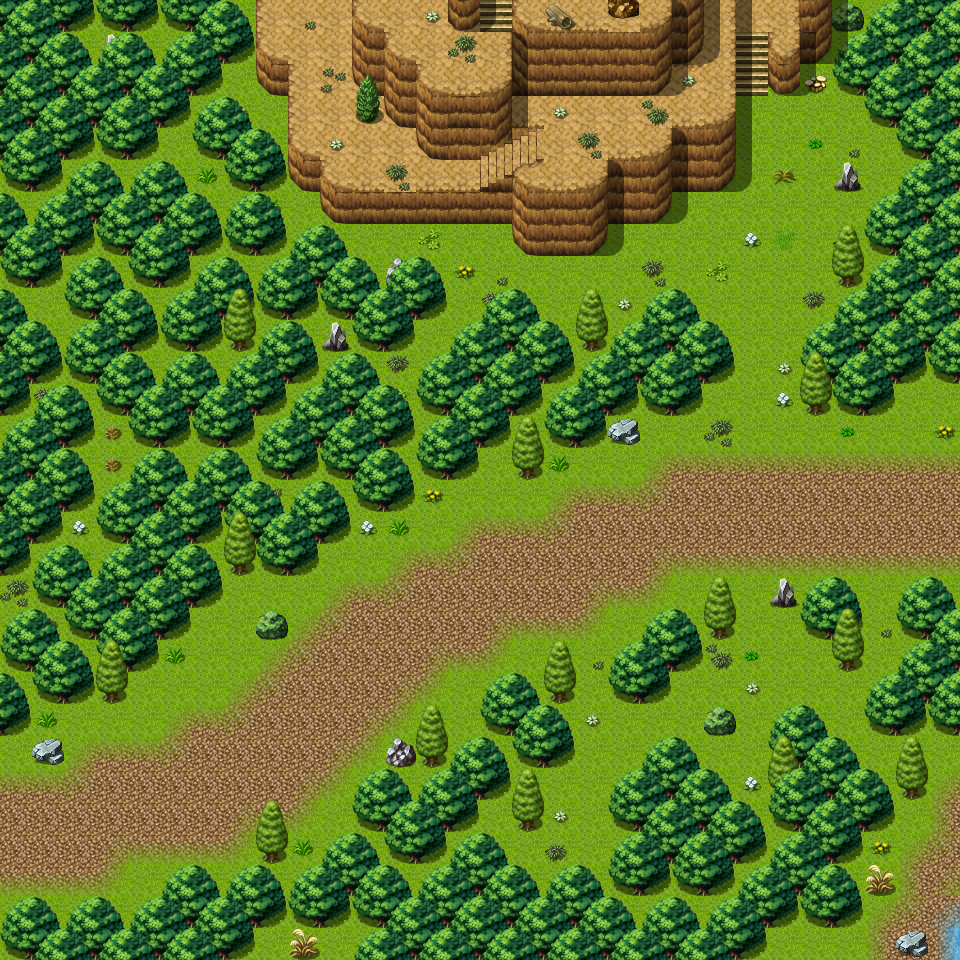

This is a level from a 2D game, rendered from its Tiled map with the project's own tilesets. A one-line summary and the map file follow, with tile-layer data summarised:
An orthogonal 30x30 tile map with 32x32 px tiles, 3 tile layers (Ground, Objects, Above), 6 hidden layers not drawn, 61 tilesets and 24 objects (9x spawn, 5x mapchange, 5x script, 5x replace).

<map version="1.5" tiledversion="1.7.2" orientation="orthogonal" renderorder="right-down" width="30" height="30" tilewidth="32" tileheight="32" infinite="0" nextlayerid="14" nextobjectid="25">
 <properties>
  <property name="outdoors" value="1" />
 </properties>
 <tileset firstgid="1" name="map_bed_1" tilewidth="32" tileheight="32" tilecount="128" columns="16">
  <image source="../drawable/map_bed_1.png" width="512" height="256" />
 </tileset>
 <tileset firstgid="129" name="map_border_1" tilewidth="32" tileheight="32" tilecount="128" columns="16">
  <image source="../drawable/map_border_1.png" width="512" height="256" />
 </tileset>
 <tileset firstgid="257" name="map_bridge_1" tilewidth="32" tileheight="32" tilecount="128" columns="16">
  <image source="../drawable/map_bridge_1.png" width="512" height="256" />
 </tileset>
 <tileset firstgid="385" name="map_bridge_2" tilewidth="32" tileheight="32" tilecount="128" columns="16">
  <image source="../drawable/map_bridge_2.png" width="512" height="256" />
 </tileset>
 <tileset firstgid="513" name="map_broken_1" tilewidth="32" tileheight="32" tilecount="128" columns="16">
  <image source="../drawable/map_broken_1.png" width="512" height="256" />
 </tileset>
 <tileset firstgid="641" name="map_cavewall_1" tilewidth="32" tileheight="32" tilecount="108" columns="18">
  <image source="../drawable/map_cavewall_1.png" width="576" height="192" />
 </tileset>
 <tileset firstgid="749" name="map_cavewall_2" tilewidth="32" tileheight="32" tilecount="108" columns="18">
  <image source="../drawable/map_cavewall_2.png" width="576" height="192" />
 </tileset>
 <tileset firstgid="857" name="map_cavewall_3" tilewidth="32" tileheight="32" tilecount="108" columns="18">
  <image source="../drawable/map_cavewall_3.png" width="576" height="192" />
 </tileset>
 <tileset firstgid="965" name="map_cavewall_4" tilewidth="32" tileheight="32" tilecount="108" columns="18">
  <image source="../drawable/map_cavewall_4.png" width="576" height="192" />
 </tileset>
 <tileset firstgid="1073" name="map_chair_table_1" tilewidth="32" tileheight="32" tilecount="128" columns="16">
  <image source="../drawable/map_chair_table_1.png" width="512" height="256" />
 </tileset>
 <tileset firstgid="1201" name="map_chair_table_2" tilewidth="32" tileheight="32" tilecount="128" columns="16">
  <image source="../drawable/map_chair_table_2.png" width="512" height="256" />
 </tileset>
 <tileset firstgid="1329" name="map_crate_1" tilewidth="32" tileheight="32" tilecount="128" columns="16">
  <image source="../drawable/map_crate_1.png" width="512" height="256" />
 </tileset>
 <tileset firstgid="1457" name="map_cupboard_1" tilewidth="32" tileheight="32" tilecount="128" columns="16">
  <image source="../drawable/map_cupboard_1.png" width="512" height="256" />
 </tileset>
 <tileset firstgid="1585" name="map_curtain_1" tilewidth="32" tileheight="32" tilecount="128" columns="16">
  <image source="../drawable/map_curtain_1.png" width="512" height="256" />
 </tileset>
 <tileset firstgid="1713" name="map_entrance_1" tilewidth="32" tileheight="32" tilecount="128" columns="16">
  <image source="../drawable/map_entrance_1.png" width="512" height="256" />
 </tileset>
 <tileset firstgid="1841" name="map_entrance_2" tilewidth="32" tileheight="32" tilecount="128" columns="16">
  <image source="../drawable/map_entrance_2.png" width="512" height="256" />
 </tileset>
 <tileset firstgid="1969" name="map_fence_1" tilewidth="32" tileheight="32" tilecount="128" columns="16">
  <image source="../drawable/map_fence_1.png" width="512" height="256" />
 </tileset>
 <tileset firstgid="2097" name="map_fence_2" tilewidth="32" tileheight="32" tilecount="128" columns="16">
  <image source="../drawable/map_fence_2.png" width="512" height="256" />
 </tileset>
 <tileset firstgid="2225" name="map_fence_3" tilewidth="32" tileheight="32" tilecount="128" columns="16">
  <image source="../drawable/map_fence_3.png" width="512" height="256" />
 </tileset>
 <tileset firstgid="2353" name="map_fence_4" tilewidth="32" tileheight="32" tilecount="128" columns="16">
  <image source="../drawable/map_fence_4.png" width="512" height="256" />
 </tileset>
 <tileset firstgid="2481" name="map_ground_1" tilewidth="32" tileheight="32" tilecount="128" columns="16">
  <image source="../drawable/map_ground_1.png" width="512" height="256" />
 </tileset>
 <tileset firstgid="2609" name="map_ground_2" tilewidth="32" tileheight="32" tilecount="128" columns="16">
  <image source="../drawable/map_ground_2.png" width="512" height="256" />
 </tileset>
 <tileset firstgid="2737" name="map_ground_3" tilewidth="32" tileheight="32" tilecount="128" columns="16">
  <image source="../drawable/map_ground_3.png" width="512" height="256" />
 </tileset>
 <tileset firstgid="2865" name="map_ground_4" tilewidth="32" tileheight="32" tilecount="128" columns="16">
  <image source="../drawable/map_ground_4.png" width="512" height="256" />
 </tileset>
 <tileset firstgid="2993" name="map_ground_5" tilewidth="32" tileheight="32" tilecount="128" columns="16">
  <image source="../drawable/map_ground_5.png" width="512" height="256" />
 </tileset>
 <tileset firstgid="3121" name="map_ground_6" tilewidth="32" tileheight="32" tilecount="128" columns="16">
  <image source="../drawable/map_ground_6.png" width="512" height="256" />
 </tileset>
 <tileset firstgid="3249" name="map_ground_7" tilewidth="32" tileheight="32" tilecount="128" columns="16">
  <image source="../drawable/map_ground_7.png" width="512" height="256" />
 </tileset>
 <tileset firstgid="3377" name="map_ground_8" tilewidth="32" tileheight="32" tilecount="128" columns="16">
  <image source="../drawable/map_ground_8.png" width="512" height="256" />
 </tileset>
 <tileset firstgid="3505" name="map_house_1" tilewidth="32" tileheight="32" tilecount="128" columns="16">
  <image source="../drawable/map_house_1.png" width="512" height="256" />
 </tileset>
 <tileset firstgid="3633" name="map_house_2" tilewidth="32" tileheight="32" tilecount="128" columns="16">
  <image source="../drawable/map_house_2.png" width="512" height="256" />
 </tileset>
 <tileset firstgid="3761" name="map_indoor_1" tilewidth="32" tileheight="32" tilecount="128" columns="16">
  <image source="../drawable/map_indoor_1.png" width="512" height="256" />
 </tileset>
 <tileset firstgid="3889" name="map_indoor_2" tilewidth="32" tileheight="32" tilecount="128" columns="16">
  <image source="../drawable/map_indoor_2.png" width="512" height="256" />
 </tileset>
 <tileset firstgid="4017" name="map_kitchen_1" tilewidth="32" tileheight="32" tilecount="128" columns="16">
  <image source="../drawable/map_kitchen_1.png" width="512" height="256" />
 </tileset>
 <tileset firstgid="4145" name="map_outdoor_1" tilewidth="32" tileheight="32" tilecount="128" columns="16">
  <image source="../drawable/map_outdoor_1.png" width="512" height="256" />
 </tileset>
 <tileset firstgid="4273" name="map_pillar_1" tilewidth="32" tileheight="32" tilecount="128" columns="16">
  <image source="../drawable/map_pillar_1.png" width="512" height="256" />
 </tileset>
 <tileset firstgid="4401" name="map_pillar_2" tilewidth="32" tileheight="32" tilecount="128" columns="16">
  <image source="../drawable/map_pillar_2.png" width="512" height="256" />
 </tileset>
 <tileset firstgid="4529" name="map_plant_1" tilewidth="32" tileheight="32" tilecount="128" columns="16">
  <image source="../drawable/map_plant_1.png" width="512" height="256" />
 </tileset>
 <tileset firstgid="4657" name="map_plant_2" tilewidth="32" tileheight="32" tilecount="128" columns="16">
  <image source="../drawable/map_plant_2.png" width="512" height="256" />
 </tileset>
 <tileset firstgid="4785" name="map_rock_1" tilewidth="32" tileheight="32" tilecount="128" columns="16">
  <image source="../drawable/map_rock_1.png" width="512" height="256" />
 </tileset>
 <tileset firstgid="4913" name="map_rock_2" tilewidth="32" tileheight="32" tilecount="128" columns="16">
  <image source="../drawable/map_rock_2.png" width="512" height="256" />
 </tileset>
 <tileset firstgid="5041" name="map_roof_1" tilewidth="32" tileheight="32" tilecount="128" columns="16">
  <image source="../drawable/map_roof_1.png" width="512" height="256" />
 </tileset>
 <tileset firstgid="5169" name="map_roof_2" tilewidth="32" tileheight="32" tilecount="128" columns="16">
  <image source="../drawable/map_roof_2.png" width="512" height="256" />
 </tileset>
 <tileset firstgid="5297" name="map_roof_3" tilewidth="32" tileheight="32" tilecount="128" columns="16">
  <image source="../drawable/map_roof_3.png" width="512" height="256" />
 </tileset>
 <tileset firstgid="5425" name="map_shop_1" tilewidth="32" tileheight="32" tilecount="128" columns="16">
  <image source="../drawable/map_shop_1.png" width="512" height="256" />
 </tileset>
 <tileset firstgid="5553" name="map_sign_ladder_1" tilewidth="32" tileheight="32" tilecount="128" columns="16">
  <image source="../drawable/map_sign_ladder_1.png" width="512" height="256" />
 </tileset>
 <tileset firstgid="5681" name="map_table_1" tilewidth="32" tileheight="32" tilecount="128" columns="16">
  <image source="../drawable/map_table_1.png" width="512" height="256" />
 </tileset>
 <tileset firstgid="5809" name="map_trail_1" tilewidth="32" tileheight="32" tilecount="128" columns="16">
  <image source="../drawable/map_trail_1.png" width="512" height="256" />
 </tileset>
 <tileset firstgid="5937" name="map_transition_1" tilewidth="32" tileheight="32" tilecount="128" columns="16">
  <image source="../drawable/map_transition_1.png" width="512" height="256" />
 </tileset>
 <tileset firstgid="6065" name="map_transition_2" tilewidth="32" tileheight="32" tilecount="128" columns="16">
  <image source="../drawable/map_transition_2.png" width="512" height="256" />
 </tileset>
 <tileset firstgid="6193" name="map_transition_3" tilewidth="32" tileheight="32" tilecount="128" columns="16">
  <image source="../drawable/map_transition_3.png" width="512" height="256" />
 </tileset>
 <tileset firstgid="6321" name="map_transition_4" tilewidth="32" tileheight="32" tilecount="128" columns="16">
  <image source="../drawable/map_transition_4.png" width="512" height="256" />
 </tileset>
 <tileset firstgid="6449" name="map_transition_5" tilewidth="32" tileheight="32" tilecount="128" columns="16">
  <image source="../drawable/map_transition_5.png" width="512" height="256" />
 </tileset>
 <tileset firstgid="6577" name="map_tree_1" tilewidth="32" tileheight="32" tilecount="128" columns="16">
  <image source="../drawable/map_tree_1.png" width="512" height="256" />
 </tileset>
 <tileset firstgid="6705" name="map_tree_2" tilewidth="32" tileheight="32" tilecount="128" columns="16">
  <image source="../drawable/map_tree_2.png" width="512" height="256" />
 </tileset>
 <tileset firstgid="6833" name="map_wall_1" tilewidth="32" tileheight="32" tilecount="128" columns="16">
  <image source="../drawable/map_wall_1.png" width="512" height="256" />
 </tileset>
 <tileset firstgid="6961" name="map_wall_2" tilewidth="32" tileheight="32" tilecount="120" columns="15">
  <image source="../drawable/map_wall_2.png" width="480" height="256" />
 </tileset>
 <tileset firstgid="7081" name="map_wall_3" tilewidth="32" tileheight="32" tilecount="120" columns="15">
  <image source="../drawable/map_wall_3.png" width="480" height="256" />
 </tileset>
 <tileset firstgid="7201" name="map_wall_4" tilewidth="32" tileheight="32" tilecount="120" columns="15">
  <image source="../drawable/map_wall_4.png" width="480" height="256" />
 </tileset>
 <tileset firstgid="7321" name="map_window_1" tilewidth="32" tileheight="32" tilecount="128" columns="16">
  <image source="../drawable/map_window_1.png" width="512" height="256" />
 </tileset>
 <tileset firstgid="7449" name="map_window_2" tilewidth="32" tileheight="32" tilecount="128" columns="16">
  <image source="../drawable/map_window_2.png" width="512" height="256" />
 </tileset>
 <tileset firstgid="7577" name="map_guynmart" tilewidth="32" tileheight="32" tilecount="128" columns="16">
  <image source="../drawable/map_guynmart.png" width="512" height="256" />
 </tileset>
 <layer id="1" name="Ground" width="30" height="30">
  <data>[900 cells, 900 non-empty, 19 distinct tile ids]</data>
 </layer>
 <layer id="2" name="Objects" width="30" height="30">
  <data>[900 cells, 512 non-empty, 47 distinct tile ids]</data>
 </layer>
 <layer id="3" name="Above" width="30" height="30">
  <data>[900 cells, 348 non-empty, 7 distinct tile ids]</data>
 </layer>
 <layer id="4" name="Walkable" width="30" height="30" visible="0">
  <data>[900 cells, 409 non-empty, 1 distinct tile ids]</data>
 </layer>
 <layer id="5" name="Walkable_1" width="30" height="30" visible="0">
  <data>[900 cells, 79 non-empty, 1 distinct tile ids]</data>
 </layer>
 <layer id="6" name="Walkable_2" width="30" height="30" visible="0">
  <data>[900 cells, 79 non-empty, 1 distinct tile ids]</data>
 </layer>
 <layer id="7" name="Walkable_3" width="30" height="30" visible="0">
  <data>[900 cells, 76 non-empty, 1 distinct tile ids]</data>
 </layer>
 <layer id="8" name="Walkable_4" width="30" height="30" visible="0">
  <data>[900 cells, 76 non-empty, 1 distinct tile ids]</data>
 </layer>
 <layer id="9" name="Walkable_5" width="30" height="30" visible="0">
  <data>[900 cells, 25 non-empty, 1 distinct tile ids]</data>
 </layer>
 <objectgroup id="10" name="Mapevents">
  <object id="1" name="north" type="mapchange" x="256" y="0" width="544" height="32">
   <properties>
    <property name="map" value="guynmart_wood_10" />
    <property name="place" value="south" />
   </properties>
  </object>
  <object id="2" name="west1" type="mapchange" x="0" y="192" width="32" height="256">
   <properties>
    <property name="map" value="guynmart_wood_1" />
    <property name="place" value="east2" />
   </properties>
  </object>
  <object id="3" name="guynmart_s_hill1" type="script" x="736" y="64" width="64" height="64" />
  <object id="4" name="guynmart_s_hill2" type="script" x="288" y="32" width="64" height="32" />
  <object id="5" name="guynmart_s_hill3" type="script" x="448" y="160" width="32" height="32" />
  <object id="6" name="guynmart_s_hill4" type="script" x="448" y="32" width="64" height="32" />
  <object id="7" name="east" type="mapchange" x="928" y="416" width="32" height="384">
   <properties>
    <property name="map" value="fields5" />
    <property name="place" value="west" />
   </properties>
  </object>
  <object id="8" name="west2" type="mapchange" x="0" y="512" width="32" height="416">
   <properties>
    <property name="map" value="guynmart_wood_12" />
    <property name="place" value="east" />
   </properties>
  </object>
  <object id="9" name="chk_wild_berry" type="script" x="32" y="192" width="32" height="736" />
  <object id="24" name="south" type="mapchange" x="768" y="928" width="128" height="32">
   <properties>
    <property name="map" value="swamp1" />
    <property name="place" value="north" />
   </properties>
  </object>
 </objectgroup>
 <objectgroup id="11" name="Spawn" visible="0">
  <object id="10" name="forestboar4" type="spawn" x="448" y="704" width="384" height="160">
   <properties>
    <property name="quantity" value="3" />
    <property name="spawngroup" value="forestboar4" />
   </properties>
  </object>
  <object id="11" name="forestbeetle" type="spawn" x="64" y="96" width="160" height="480">
   <properties>
    <property name="quantity" value="3" />
    <property name="spawngroup" value="forestbeetle" />
   </properties>
  </object>
  <object id="12" name="guynmart_dog10" type="spawn" x="160" y="-224" width="96" height="64">
   <properties>
    <property name="quantity" value="6" />
    <property name="spawngroup" value="guynmart_dog10" />
   </properties>
  </object>
  <object id="13" name="forestserpent2" type="spawn" x="128" y="608" width="128" height="96">
   <properties>
    <property name="spawngroup" value="forestserpent2" />
   </properties>
  </object>
  <object id="14" name="forestboar3" type="spawn" x="512" y="416" width="384" height="64">
   <properties>
    <property name="quantity" value="2" />
    <property name="spawngroup" value="forestboar3" />
   </properties>
  </object>
  <object id="15" name="forestserpent2_1" type="spawn" x="672" y="576" width="160" height="224">
   <properties>
    <property name="quantity" value="2" />
    <property name="spawngroup" value="forestserpent2" />
   </properties>
  </object>
  <object id="16" name="wild_berry" type="spawn" x="384" y="192" width="512" height="224">
   <properties>
    <property name="active" value="false" />
    <property name="quantity" value="3" />
    <property name="spawngroup" value="wild_berry" />
   </properties>
  </object>
  <object id="17" name="wild_berry2" type="spawn" x="544" y="672" width="320" height="192">
   <properties>
    <property name="active" value="false" />
    <property name="quantity" value="2" />
    <property name="spawngroup" value="wild_berry" />
   </properties>
  </object>
  <object id="18" name="forestserpent2_2" type="spawn" x="320" y="512" width="128" height="32">
   <properties>
    <property name="spawngroup" value="forestserpent2" />
   </properties>
  </object>
 </objectgroup>
 <objectgroup id="12" name="Replace" visible="0">
  <object id="19" name="guynmart_r_hill1" type="replace" x="224" y="0" width="608" height="256">
   <properties>
    <property name="Walkable" value="Walkable_1" />
    <property name="requireId" value="guynmart_nondisplay" />
    <property name="requireType" value="questProgress" />
    <property name="requireValue" value="41" />
   </properties>
  </object>
  <object id="20" name="guynmart_r_hill2" type="replace" x="224" y="0" width="608" height="256">
   <properties>
    <property name="Walkable" value="Walkable_2" />
    <property name="requireId" value="guynmart_nondisplay" />
    <property name="requireType" value="questProgress" />
    <property name="requireValue" value="42" />
   </properties>
  </object>
  <object id="21" name="guynmart_r_hill3" type="replace" x="224" y="0" width="608" height="256">
   <properties>
    <property name="Walkable" value="Walkable_3" />
    <property name="requireId" value="guynmart_nondisplay" />
    <property name="requireType" value="questProgress" />
    <property name="requireValue" value="43" />
   </properties>
  </object>
  <object id="22" name="guynmart_r_hill4" type="replace" x="224" y="0" width="608" height="256">
   <properties>
    <property name="Walkable" value="Walkable_4" />
    <property name="requireId" value="guynmart_nondisplay" />
    <property name="requireType" value="questProgress" />
    <property name="requireValue" value="44" />
   </properties>
  </object>
  <object id="23" name="guynmart_r_hill5" type="replace" x="224" y="0" width="608" height="256">
   <properties>
    <property name="Walkable" value="Walkable_5" />
    <property name="requireId" value="guynmart_nondisplay" />
    <property name="requireType" value="questProgress" />
    <property name="requireValue" value="45" />
   </properties>
  </object>
 </objectgroup>
 <objectgroup id="13" name="Keys" visible="0" />
</map>
